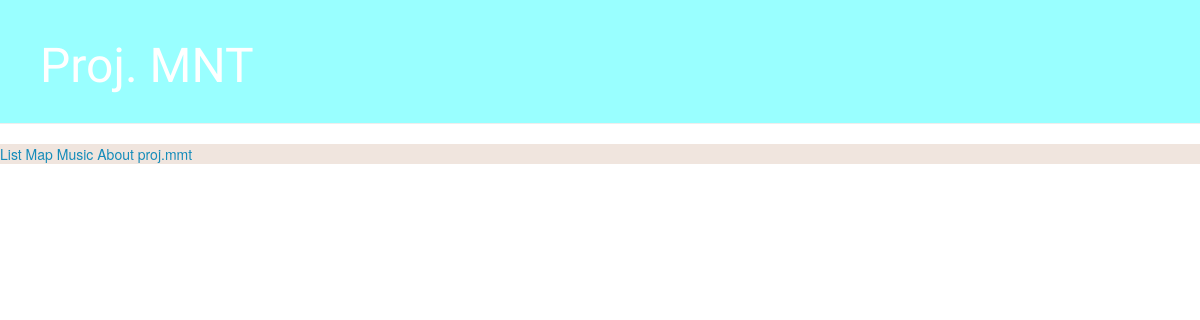
The app's page /, older data.
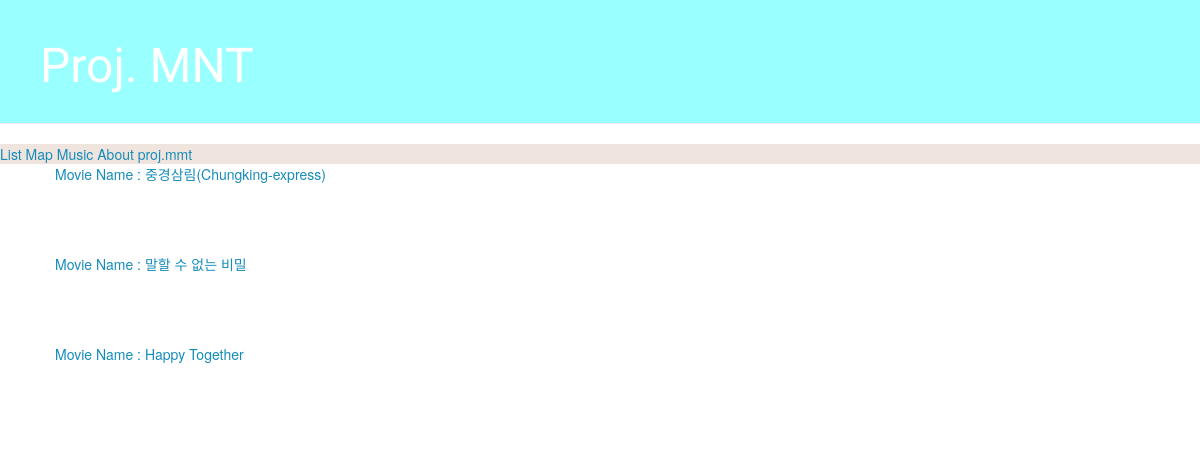
The same page, newer data.
### blog/models.py (models this page shows, shortened)
class Movie(models.Model):
	director = models.CharField(max_length = 40)
	movieTitle = models.CharField(max_length = 150)
	city = models.CharField(max_length = 40)
	country = models.CharField(max_length = 40)
	place = models.CharField(max_length = 150)
	caption = models.TextField()
	genre = models.TextField(blank = True, null = True, default=" ")
	realated = models.TextField(blank = True, null = True, default=" ")
	Created_date = models.DateTimeField(
		default=timezone.now)
	published_date = models.DateTimeField(
		blank = True, null = True)

### blog/views.py (the view)
# urls.py: url(r'^$', views.getMovieList, name='movie_list'),
def getMovieList(request) :
	movies = Movie.objects.order_by('-movieTitle')
	context = {'movies' : movies}
	return render(request, 'blog/movie_list.html',context)

### blog/templates/blog/movie_list.html (shortened to what this page needs)
{% extends 'blog/base.html' %}
	{% block content %}
	 {% for movie in movies %}
	 <div class="post">
	 	<p> <hl> <a href="{% url 'movie_detail' pk=movie.pk %}"> Movie Name : {{movie.movieTitle}} </a> </hl> </p>
	 </div>
	 {% endfor %}
	{% endblock %}

### blog/templates/blog/base.html (shortened to what this page needs)
{% load static %}
<html>
<head>
<link rel="stylesheet" href="{% static 'css/theme.min.css' %}">
        <link rel="stylesheet" href="{% static 'css/blog.css' %}">
</head>
	<body>
		<div class = "page-header">
			<h1> <a href="/"> Proj. MNT </a> </h1>
		</div>
		<div class="navbar-default">
			<a herf="/"> List </a>
			<a herf="/"> Map </a>
			<a herf="/"> Music </a>
			<a herf="about.html"> About proj.mmt </a>
		</div>
		<div class="content container">
			<div class="row">
				<div class="col-md-8">
					{% block content %}
					{% endblock %}
				</div>
			</div>
		</div>
	</body>
</html>

### blog/static/css/blog.css (style rules this page uses)
.page-header { background-color: #99FFFF; margin-top: 0; padding: 20px 20px 20px 40px; }
.page-header h1, .page-header h1 a, .page-header h1 a:visited, .page-header h1 a:active { color: #ffffff; font-size: 36pt; text-decoration: none; }
.content { margin-left: 40px; }
h1, h2, h3, h4 { font-family: 'Lobster', cursive; }
.post { margin-bottom: 70px; }

Row changes from the older to the newer data that the page shows:
added Movie: movieTitle "중경삼림(Chungking-express)"
added Movie: movieTitle "말할 수 없는 비밀"
added Movie: movieTitle "Happy Together"
